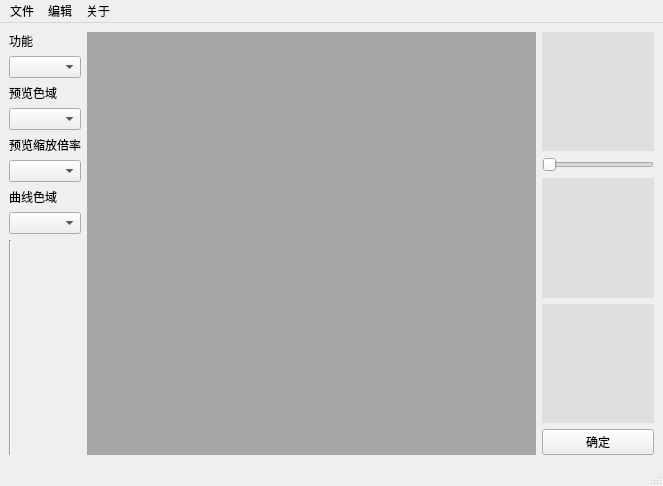
<?xml version="1.0" encoding="UTF-8"?>
<ui version="4.0">
 <class>MainWindow</class>
 <widget class="QMainWindow" name="MainWindow">
  <property name="geometry">
   <rect>
    <x>0</x>
    <y>0</y>
    <width>663</width>
    <height>486</height>
   </rect>
  </property>
  <property name="windowTitle">
   <string>MainWindow</string>
  </property>
  <widget class="QWidget" name="centralwidget">
   <layout class="QHBoxLayout" name="horizontalLayout" stretch="0,12,3">
    <item>
     <layout class="QVBoxLayout" name="verticalLayout_3" stretch="0,0,0,0,0,0,0,10">
      <item>
       <layout class="QVBoxLayout" name="verticalLayout_2">
        <item>
         <widget class="QLabel" name="label">
          <property name="text">
           <string>功能</string>
          </property>
         </widget>
        </item>
        <item>
         <widget class="QComboBox" name="cbox_function"/>
        </item>
       </layout>
      </item>
      <item>
       <widget class="QLabel" name="label_2">
        <property name="text">
         <string>预览色域</string>
        </property>
       </widget>
      </item>
      <item>
       <widget class="QComboBox" name="cbox_prev_channel"/>
      </item>
      <item>
       <widget class="QLabel" name="label_4">
        <property name="text">
         <string>预览缩放倍率</string>
        </property>
       </widget>
      </item>
      <item>
       <widget class="QComboBox" name="cbox_res"/>
      </item>
      <item>
       <widget class="QLabel" name="label_3">
        <property name="text">
         <string>曲线色域</string>
        </property>
       </widget>
      </item>
      <item>
       <widget class="QComboBox" name="cbox_curv_channel"/>
      </item>
      <item>
       <widget class="Line" name="line_2">
        <property name="orientation">
         <enum>Qt::Vertical</enum>
        </property>
       </widget>
      </item>
     </layout>
    </item>
    <item>
     <widget class="QLabel" name="label_main">
      <property name="styleSheet">
       <string notr="true">background-color: rgb(165, 165, 165);</string>
      </property>
      <property name="text">
       <string/>
      </property>
     </widget>
    </item>
    <item>
     <layout class="QVBoxLayout" name="verticalLayout" stretch="10,0,10,10,0">
      <item>
       <widget class="QLabel" name="label_prev">
        <property name="styleSheet">
         <string notr="true">background-color: rgb(223, 223, 223);</string>
        </property>
        <property name="text">
         <string/>
        </property>
       </widget>
      </item>
      <item>
       <widget class="QSlider" name="slider_right">
        <property name="orientation">
         <enum>Qt::Horizontal</enum>
        </property>
       </widget>
      </item>
      <item>
       <widget class="MyLabel" name="label_curv">
        <property name="styleSheet">
         <string notr="true">background-color: rgb(223, 223, 223);</string>
        </property>
        <property name="text">
         <string/>
        </property>
       </widget>
      </item>
      <item>
       <widget class="QLabel" name="label_hist">
        <property name="styleSheet">
         <string notr="true">background-color: rgb(223, 223, 223);</string>
        </property>
        <property name="text">
         <string/>
        </property>
       </widget>
      </item>
      <item>
       <widget class="QPushButton" name="button_run">
        <property name="text">
         <string>确定</string>
        </property>
       </widget>
      </item>
     </layout>
    </item>
   </layout>
  </widget>
  <widget class="QMenuBar" name="menubar">
   <property name="geometry">
    <rect>
     <x>0</x>
     <y>0</y>
     <width>663</width>
     <height>22</height>
    </rect>
   </property>
   <widget class="QMenu" name="menuFILE">
    <property name="title">
     <string>文件</string>
    </property>
    <addaction name="actionNewFile"/>
    <addaction name="actionSave"/>
    <addaction name="actionSave_As"/>
   </widget>
   <widget class="QMenu" name="menuEDIT">
    <property name="title">
     <string>编辑</string>
    </property>
    <addaction name="actionundo"/>
   </widget>
   <widget class="QMenu" name="menuINFO">
    <property name="title">
     <string>关于</string>
    </property>
    <addaction name="actionabout"/>
   </widget>
   <addaction name="menuFILE"/>
   <addaction name="menuEDIT"/>
   <addaction name="menuINFO"/>
  </widget>
  <widget class="QStatusBar" name="statusbar"/>
  <action name="actionNewFile">
   <property name="text">
    <string>Open File</string>
   </property>
   <property name="shortcut">
    <string>Ctrl+O</string>
   </property>
  </action>
  <action name="actionundo">
   <property name="text">
    <string>undo</string>
   </property>
  </action>
  <action name="actionabout">
   <property name="text">
    <string>about</string>
   </property>
  </action>
  <action name="actionSave">
   <property name="text">
    <string>Save</string>
   </property>
   <property name="shortcut">
    <string>Ctrl+S</string>
   </property>
  </action>
  <action name="actionSave_As">
   <property name="text">
    <string>Save As</string>
   </property>
   <property name="shortcut">
    <string>Ctrl+Shift+S</string>
   </property>
  </action>
 </widget>
 <customwidgets>
  <customwidget>
   <class>MyLabel</class>
   <extends>QLabel</extends>
   <header>MyWidget.MyLabel</header>
  </customwidget>
 </customwidgets>
 <resources/>
 <connections/>
</ui>
